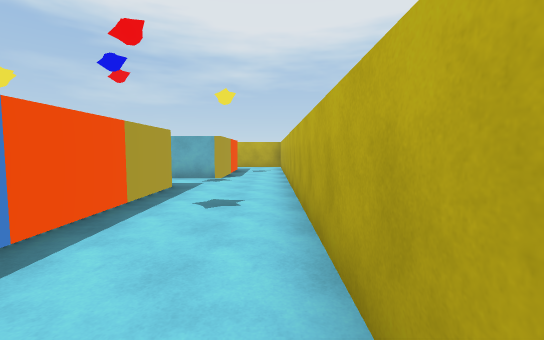
[1] (above)

24 first-person views from a walk through a 3-D level made in the Unity game engine. The camera is 1.5 m above the floor, tilts 4° down and sees 90° across. The floor is counted in squares, 1.89 m on a side. Each view is taken from the middle of a square. On the plan, view 1 faces up. The plan holds only what a view shows up to about 10 squares ahead; the rest is blank. The player character is not drawn.

[2]
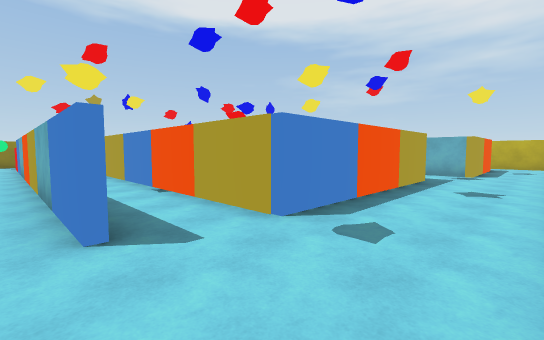

[3]
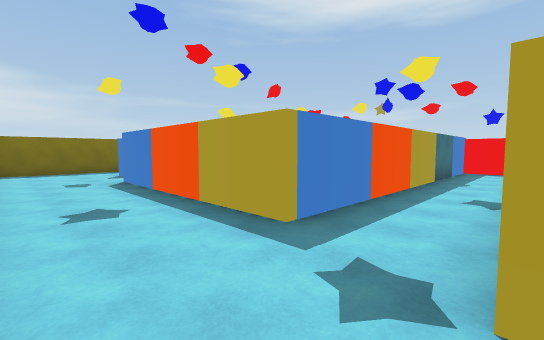

[4]
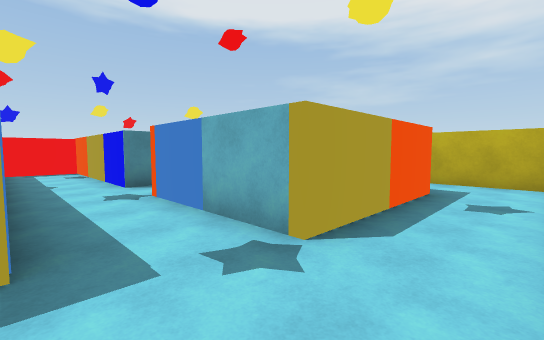

[5]
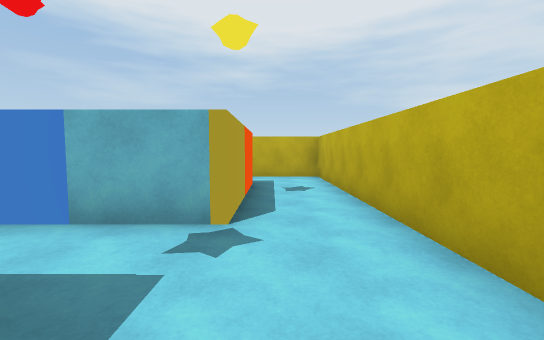

[6]
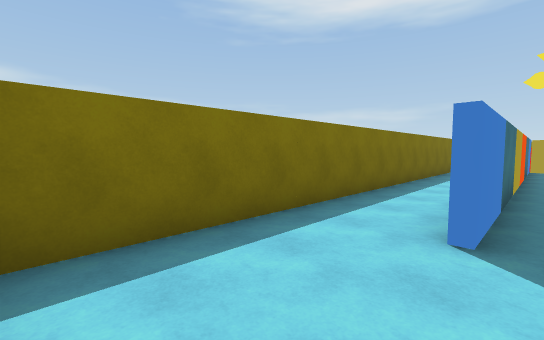

[7]
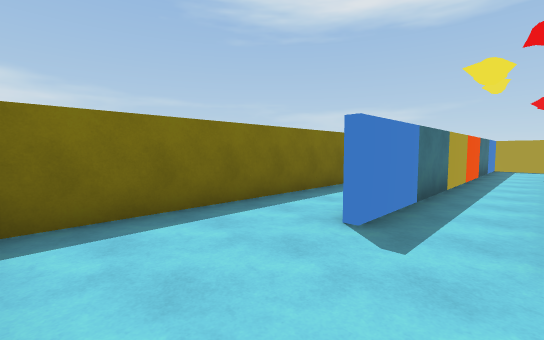

[8]
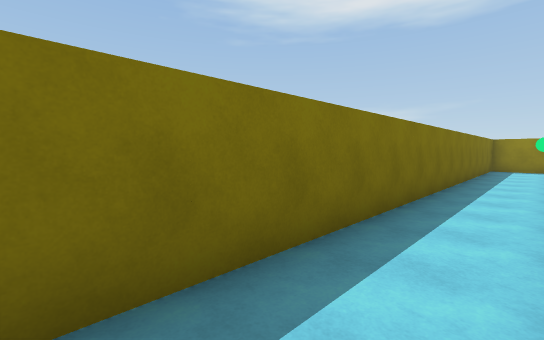

[9]
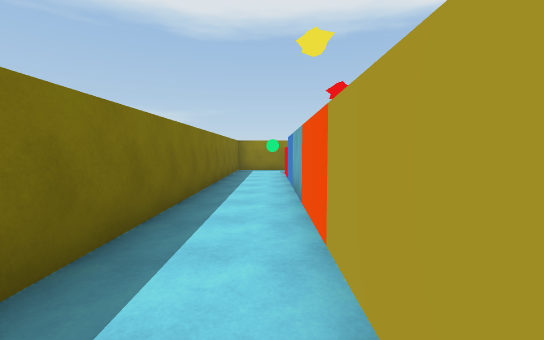

[10]
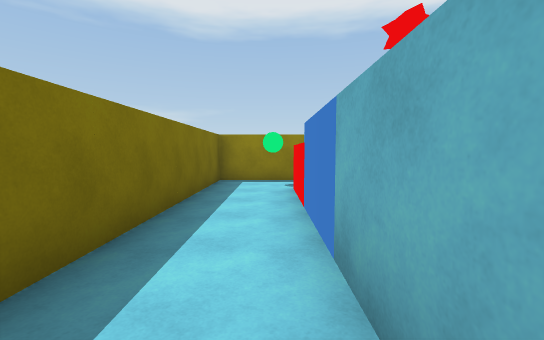

[11]
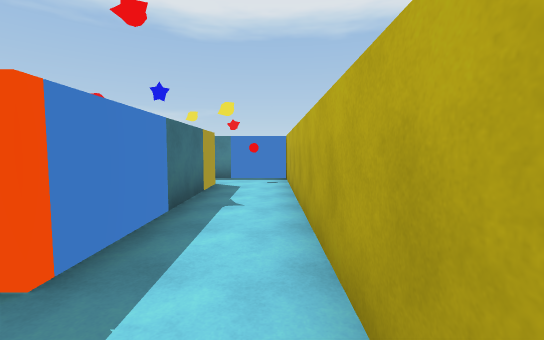

[12]
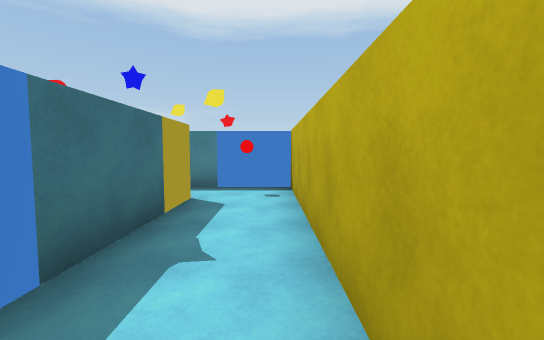

[13]
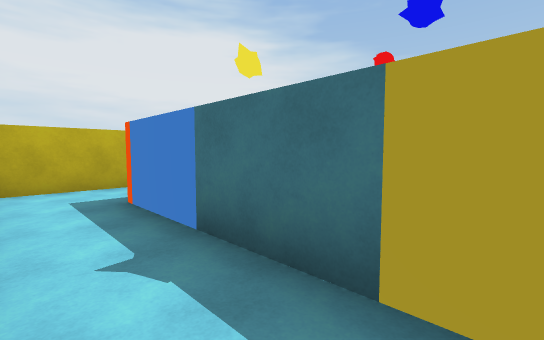

[14]
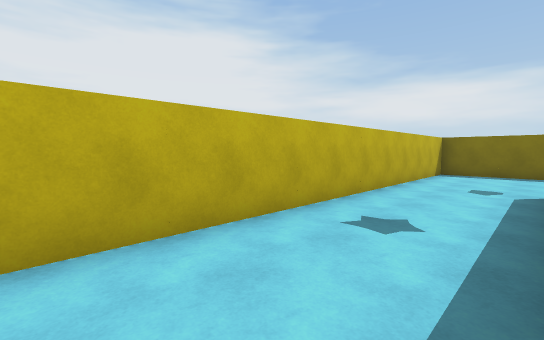

[15]
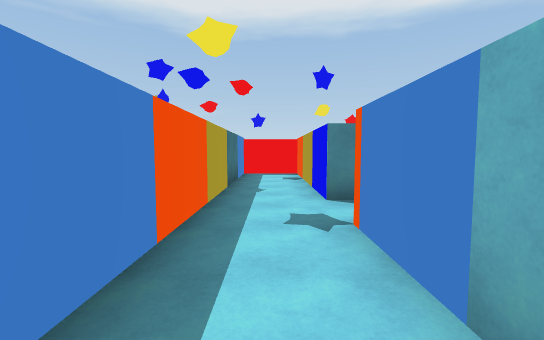

[16]
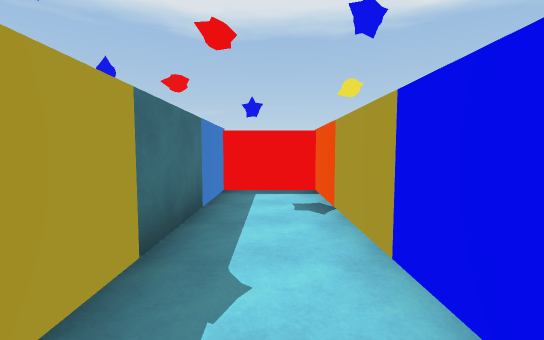

[17]
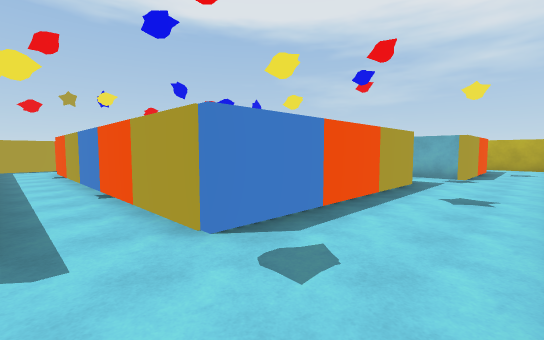

[18]
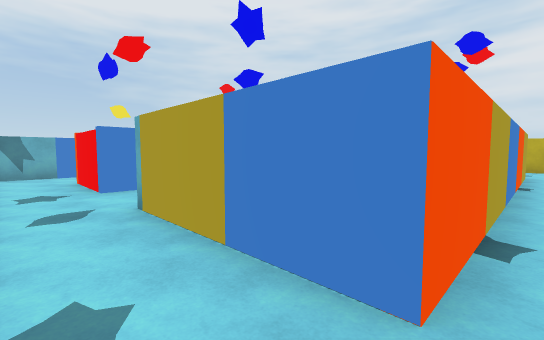

[19]
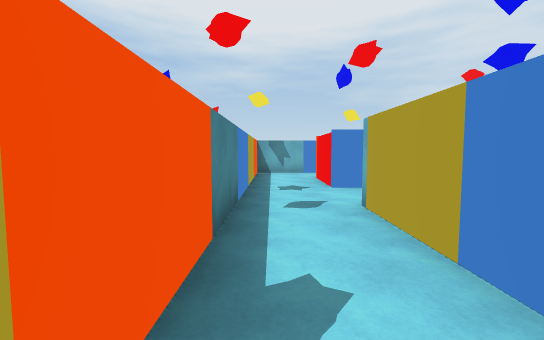

[20]
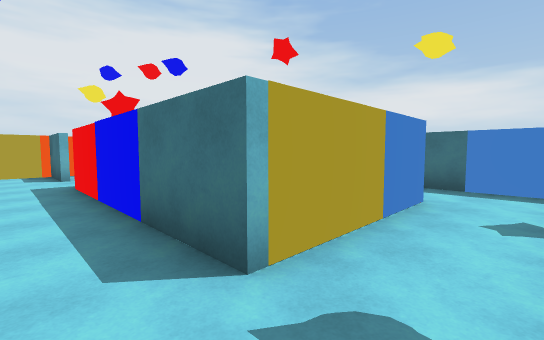

[21]
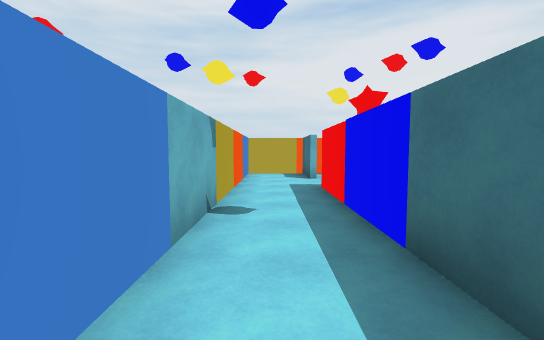

[22]
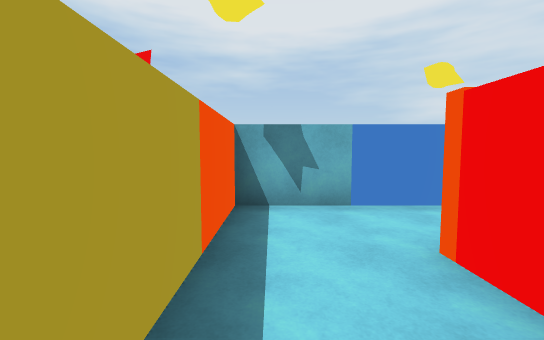

[23]
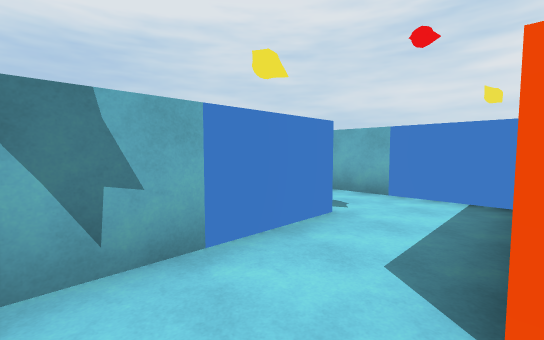

[24]
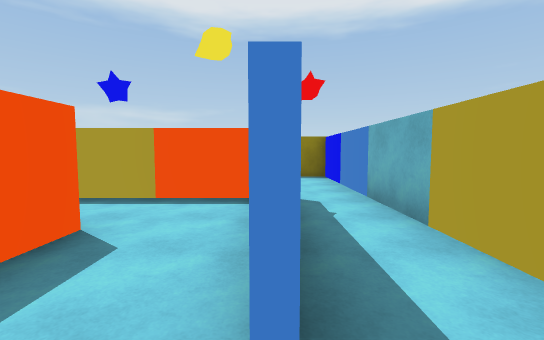

### Floor plan
Ten units are one square. View 1 is at (0, 0); x grows to the right and y downward. Boxes are objects, and circles mark ways between rooms. Rooms are numbered by the first view taken in them; rooms with no view inside come last. Other rooms are left out.
<svg viewBox="-179 -139 188 178">
<path fill="none" stroke="#000" d="M-26 15 -156 15M-115 14 -26 14M-64 -79 -115 -79 -115 -60 -22 -60 -22 -4 -117 -4M-15 -79 -50 -79M-174 14 -174 34 4 34 4 -75M-66 -116 -15 -116 -15 -79M4 -75 4 -134 -79 -134 -79 -111M-135 -55 -135 14 -115 14M-117 -4 -117 -39M-99 -99 -135 -99 -135 -55M-117 -58 -117 -81 -109 -81M-81 -82 -81 -94M-105 -117 -174 -117 -174 -109M-81 -94 -81 -111M-44 -39 -24 -39 -24 -58 -117 -58M-117 -39 -60 -39"/>
<circle cx="0" cy="-80" r="3" fill="#2a7"/>
<circle cx="-110" cy="0" r="3" fill="#2a7"/>
<circle cx="-130" cy="-50" r="3" fill="#2a7"/>
<circle cx="-110" cy="-50" r="3" fill="#2a7"/>
<circle cx="-90" cy="-100" r="3" fill="#2a7"/>
<text x="-50" y="0">1</text>
<text x="-20" y="-130">2</text>
<text x="-130" y="-30">3</text>
<text x="-120" y="-90">4</text>
<text x="-120" y="-110">5</text>
<text x="-70" y="-50">6</text>
</svg>
Room 1 opens to room 2. Room 1 opens to room 3. Room 3 opens to room 4. Room 3 opens to room 6. Room 4 opens to room 5.

Where each view was taken, in squares from view 1:
view 1: 0 up, 0 right, facing up
view 2: 2 down, 0 right, facing up-left
view 3: 8 up, 0 right, facing down-left
view 4: 6 up, 0 right, facing up-left
view 5: 5 up, 1 left, facing up
view 6: 1 down, 0 right, facing down-left
view 7: 0 up, 0 right, facing down-left
view 8: 2 down, 4 left, facing down-left
view 9: 2 down, 6 left, facing left
view 10: 2 down, 10 left, facing left
view 11: 13 up, 0 right, facing left
view 12: 13 up, 2 left, facing left
view 13: 13 up, 6 left, facing down-right
view 14: 7 up, 2 left, facing down-right
view 15: 7 up, 2 left, facing left
view 16: 7 up, 6 left, facing left
view 17: 1 down, 0 right, facing up-left
view 18: 0 up, 13 left, facing up-right
view 19: 0 up, 13 left, facing up
view 20: 5 up, 13 left, facing down-right
view 21: 5 up, 12 left, facing right
view 22: 6 up, 13 left, facing up
view 23: 8 up, 13 left, facing up-right
view 24: 10 up, 9 left, facing left
